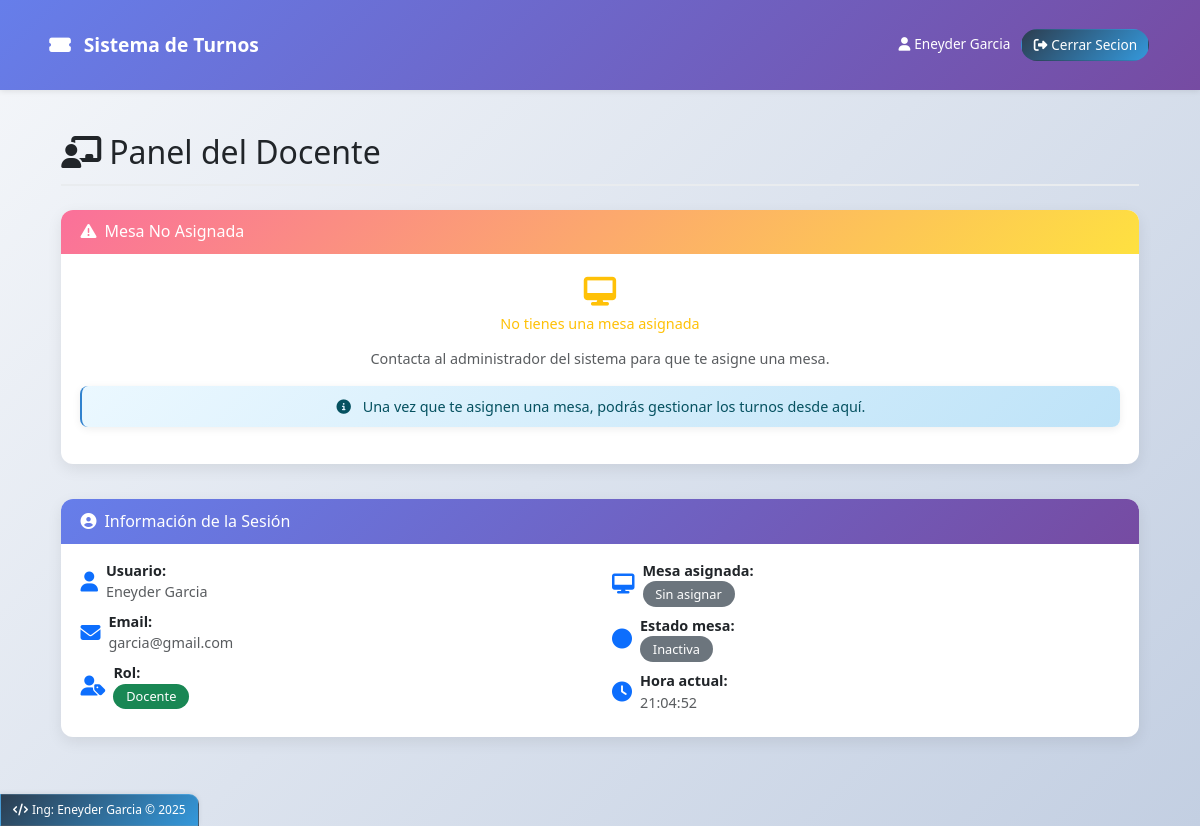
Page /docente/dashboard (signed in) on the committed database.
### models.py (models this page shows)
class Usuario(db.Model):
    __tablename__ = 'usuario'
    id = db.Column(db.Integer, primary_key=True)
    nombre = db.Column(db.String(100), nullable=False)
    email = db.Column(db.String(100), unique=True, nullable=False)
    password = db.Column(db.String(100), nullable=False)
    rol = db.Column(db.String(20), nullable=False)
    activo = db.Column(db.Boolean, default=True)
    def to_dict(self):
        return {
            'id': self.id,
            'nombre': self.nombre,
            'email': self.email,
            'rol': self.rol,
            'activo': self.activo,
            'mesa_id': self.mesa_asignada.id if self.mesa_asignada else None,
            'mesa': self.mesa_asignada.numero if self.mesa_asignada else None
        }

### app.py (the view)
@app.route('/docente/dashboard')
@login_required
@docente_required
def docente_dashboard():
    if 'usuario' not in session:
        return redirect(url_for('login'))
    usuario_actual = session['usuario']
    usuario = Usuario.query.get(usuario_actual['id'])
    if not usuario:
        flash('Usuario no encontrado', 'danger')
        return redirect(url_for('logout'))
    mesa = None
    mesa_asignada = Mesa.query.filter_by(docente_id=usuario.id, eliminada=False).first()
    if mesa_asignada:
        mesa = mesa_asignada
    ultimos_turnos = []
    if mesa:
        ultimos_turnos = TurnoGeneral.query.filter_by(mesa_id=mesa.id)\
            .order_by(TurnoGeneral.numero_turno.desc())\
            .limit(5)\
            .all()
    return render_template('docente/dashboard.html',
                         mesa=mesa.to_dict() if mesa else None,
                         usuario=usuario.to_dict(),
                         ultimos_turnos=ultimos_turnos)

### app.py (called while the page is built, shortened)
@app.context_processor
def inject_now():
    return {'now': datetime.now()}

def login_required(f):
    @wraps(f)
    def decorated_function(*args, **kwargs):
        if 'usuario' not in session:
            flash('Debes iniciar sesión para acceder a esta página', 'warning')
            return redirect(url_for('login'))
        return f(*args, **kwargs)
    return decorated_function

def docente_required(f):
    @wraps(f)
    def decorated_function(*args, **kwargs):
        if 'usuario' not in session or session['usuario'].get('rol') != 'docente':
            flash('No tienes permisos para acceder a esta página', 'danger')
            return redirect(url_for('index'))
        return f(*args, **kwargs)
    return decorated_function

def inicializar_base_datos():
    with app.app_context():
        db.create_all()

@app.before_request
def create_tables():
    inicializar_base_datos()

### templates/docente/dashboard.html (shortened to what this page needs)
{% extends "base.html" %}
{% block content %}
<div class="container-fluid">
    <div class="teacher-header">
        <div class="d-flex flex-column">
            <h2 class="mb-1"><i class="fas fa-chalkboard-teacher me-2"></i>Panel del Docente</h2>
        </div>
    </div>
    {% if mesa %}
    <div class="row justify-content-center">
        <div class="col-md-6 col-lg-5 mb-3">
            <div class="card border-0 h-100">
                <div class="card-header">
                    <h6 class="card-title mb-0">
                        <i class="fas fa-desktop me-2"></i>Mi Mesa Asignada
                    </h6>
                </div>
                <div class="card-body text-center py-3">
                    <div class="floating-icon mb-2">
                        <i class="fas fa-desktop small-icon text-primary"></i>
                    </div>
                    <div class="mb-2">
                        <span class="display-4 text-primary fw-bold">Mesa {{ mesa.numero }}</span>
                    </div>
                    <div class="d-flex justify-content-around mb-2">
                        <div class="text-center">
                            <small class="text-muted d-block mb-1 compact-info">Estado</small>
                            {% if mesa.activa %}
                            <span class="badge bg-success pulse">Activa</span>
                            {% else %}
                            <span class="badge bg-secondary">Inactiva</span>
                            {% endif %}
                        </div>
                        <div class="text-center">
                            <small class="text-muted d-block mb-1 compact-info">Último Turno Avanzado</small>
                            <span class="badge bg-info fs-6 d-block mt-1" id="mi-ultimo-turno">{{ mesa.turno_actual }}</span>
                        </div>
                    </div>
                </div>
            </div>
        </div>
        <div class="col-md-6 col-lg-5 mb-3">
            <div class="card card-success border-0 h-100">
                <div class="card-header">
                    <h6 class="card-title mb-0">
                        <i class="fas fa-ticket-alt me-2"></i>Gestión de Turnos
                    </h6>
                </div>
                <div class="card-body text-center py-3">
                    <div class="mb-3">
                        <i class="fas fa-ticket-alt small-icon text-success mb-2 floating-icon"></i>
                        <h5 class="text-success mb-2 compact-info">Último Turno General</h5>
                        <div class="display-4 fw-bold text-success" id="turno-actual-general">{{ ultimo_turno_general }}</div>
                    </div>
                    <button class="btn btn-primary w-100 mb-2 py-2" onclick="avanzarTurno({{ mesa.id }})">
                        <i class="fas fa-forward me-2"></i>Siguiente Turno
                    </button>
                </div>
            </div>
        </div>
    </div>
    {% else %}
    <div class="row">
        <div class="col-12">
            <div class="card card-warning border-0">
                <div class="card-header">
                    <h6 class="card-title mb-0">
                        <i class="fas fa-exclamation-triangle me-2"></i>Mesa No Asignada
                    </h6>
                </div>
                <div class="card-body text-center py-4">
                    <div class="mb-3">
                        <i class="fas fa-desktop small-icon text-warning mb-2 floating-icon"></i>
                        <h4 class="text-warning compact-info">No tienes una mesa asignada</h4>
                    </div>
                    <p class="mb-3 text-muted compact-info">
                        Contacta al administrador del sistema para que te asigne una mesa.
                    </p>
                    <div class="alert alert-info compact-info">
                        <i class="fas fa-info-circle me-2"></i>
                        Una vez que te asignen una mesa, podrás gestionar los turnos desde aquí.
                    </div>
                </div>
            </div>
        </div>
    </div>
    {% endif %}
    <div class="row mt-3">
        <div class="col-12">
            <div class="card card-secondary border-0">
                <div class="card-header">
                    <h6 class="card-title mb-0">
                        <i class="fas fa-user-circle me-2"></i>Información de la Sesión
                    </h6>
                </div>
                <div class="card-body py-3">
                    <div class="row">
                        <div class="col-md-6 mb-2">
                            <div class="d-flex align-items-center mb-2">
                                <i class="fas fa-user fa-lg text-primary me-2"></i>
                                <div class="compact-info">
                                    <strong>Usuario:</strong><br>
                                    <span class="text-muted">{{ usuario.nombre }}</span>
                                </div>
                            </div>
                            <div class="d-flex align-items-center mb-2">
                                <i class="fas fa-envelope fa-lg text-primary me-2"></i>
                                <div class="compact-info">
                                    <strong>Email:</strong><br>
                                    <span class="text-muted">{{ usuario.email }}</span>
                                </div>
                            </div>
                            <div class="d-flex align-items-center">
                                <i class="fas fa-user-tag fa-lg text-primary me-2"></i>
                                <div class="compact-info">
                                    <strong>Rol:</strong><br>
                                    <span class="badge bg-success">Docente</span>
                                </div>
                            </div>
                        </div>
                        <div class="col-md-6 mb-2">
                            <div class="d-flex align-items-center mb-2">
                                <i class="fas fa-desktop fa-lg text-primary me-2"></i>
                                <div class="compact-info">
                                    <strong>Mesa asignada:</strong><br>
                                    {% if mesa %}
                                    <span class="badge bg-primary">Mesa {{ mesa.numero }}</span>
                                    {% else %}
                                    <span class="badge bg-secondary">Sin asignar</span>
                                    {% endif %}
                                </div>
                            </div>
                            <div class="d-flex align-items-center mb-2">
                                <i class="fas fa-circle fa-lg text-primary me-2"></i>
                                <div class="compact-info">
                                    <strong>Estado mesa:</strong><br>
                                    {% if mesa and mesa.activa %}
                                    <span class="badge bg-success">Activa</span>
                                    {% else %}
                                    <span class="badge bg-secondary">Inactiva</span>
                                    {% endif %}
                                </div>
                            </div>
                            <div class="d-flex align-items-center">
                                <i class="fas fa-clock fa-lg text-primary me-2"></i>
                                <div class="compact-info">
                                    <strong>Hora actual:</strong><br>
                                    <span class="text-muted" id="hora-actual">{{ now.strftime('%H:%M:%S') }}</span>
                                </div>
                            </div>
                        </div>
                    </div>
                </div>
            </div>
        </div>
    </div>
</div>
{% endblock %}

### templates/base.html (shortened to what this page needs)
<!DOCTYPE html>
<html lang="es">
<head>
    <link href="https://cdn.jsdelivr.net/npm/bootstrap@5.3.0/dist/css/bootstrap.min.css" rel="stylesheet">
    <link rel="stylesheet" href="https://cdnjs.cloudflare.com/ajax/libs/font-awesome/6.4.0/css/all.min.css">
</head>
<body>
    <nav class="navbar navbar-expand-lg navbar-dark">
        <div class="container">
            <a class="navbar-brand" href="{{ url_for('index') }}">
                <i class="fas fa-ticket-alt me-2"></i>
                Sistema de Turnos
            </a>
            <div class="collapse navbar-collapse" id="navbarNav">
                <ul class="navbar-nav ms-auto">
                    {% if session.usuario %}
                        <li class="nav-item">
                            <span class="nav-link text-white" style="border: none !important; background: none !important; padding: 0.3rem 0.5rem !important;">
                                <i class="fas fa-user me-1"></i>{{ session.usuario.nombre }}
                            </span>
                        </li>
                        <li class="nav-item">
                            <a class="nav-link nav-link-dark" href="{{ url_for('logout') }}">
                                <i class="fas fa-sign-out-alt me-1"></i>Cerrar Secion
                            </a>
                        </li>
                    {% endif %}
                </ul>
            </div>
        </div>
    </nav>
    <main class="container mt-3 fade-in">
        {% block content %}{% endblock %}
    </main>
    <footer class="custom-footer">
        <p class="mb-0">
            <i class="fas fa-code me-1"></i>Ing: Eneyder Garcia &copy; <span id="current-year"></span>
        </p>
    </footer>
</body>
</html>

### templates/base.html (style rules this page uses)
:root { --primary-gradient: linear-gradient(135deg, #667eea 0%, #764ba2 100%); --secondary-gradient: linear-gradient(135deg, #f093fb 0%, #f5576c 100%); --success-gradient: linear-gradient(135deg, #4facfe 0%, #00f2fe 100%); --dark-gradient: linear-gradient(135deg, #2c3e50 0%, #3498db 100%); }
body { display: flex; flex-direction: column; min-height: 100vh; position: relative; padding-bottom: 50px; background: linear-gradient(135deg, #f5f7fa 0%, #c3cfe2 100%); font-family: 'Segoe UI', Tahoma, Geneva, Verdana, sans-serif; }
main { flex: 1; }
.navbar { background: var(--primary-gradient) !important; box-shadow: 0 1px 6px rgba(0, 0, 0, 0.1); padding: 0.4rem 0; }
.navbar-brand { font-weight: 700; font-size: 1.2rem; }
.nav-link { font-weight: 500; padding: 0.3rem 0.7rem !important; border-radius: 18px; margin: 0 0.1rem; transition: all 0.2s ease; border: 1.5px solid transparent; font-size: 0.85rem; }
.nav-link-dark { background: var(--dark-gradient); color: white !important; }
.nav-link { position: relative; overflow: hidden; }
.nav-link::before { content: ''; position: absolute; top: 0; left: -100%; width: 100%; height: 100%; background: linear-gradient(90deg, transparent, rgba(255, 255, 255, 0.15), transparent); transition: 0.3s; }
.alert { border: none; border-radius: 8px; box-shadow: 0 2px 8px rgba(0, 0, 0, 0.07); border-left: 2px solid; padding: 0.6rem 0.9rem; margin-bottom: 0.8rem; font-size: 0.9rem; }
.alert-info { border-left-color: #3182ce; background: linear-gradient(135deg, #ebf8ff 0%, #bee3f8 100%); }
.custom-footer { position: fixed; left: 0; bottom: 0; width: auto; background: var(--dark-gradient); padding: 6px 12px; border-top-right-radius: 10px; box-shadow: 0 -1px 5px rgba(0, 0, 0, 0.08); z-index: 1000; border: 1px solid rgba(255, 255, 255, 0.1); }
.custom-footer p { margin: 0; font-size: 0.75rem; color: white; font-weight: 500; }
.container { padding: 1.2rem; }
.fade-in { animation: fadeIn 0.3s ease-out; }

### templates/docente/dashboard.html (style rules this page uses)
:root { --primary-gradient: linear-gradient(135deg, #667eea 0%, #764ba2 100%); --success-gradient: linear-gradient(135deg, #56ab2f 0%, #a8e063 100%); --info-gradient: linear-gradient(135deg, #4facfe 0%, #00f2fe 100%); --warning-gradient: linear-gradient(135deg, #fa709a 0%, #fee140 100%); --highlight-color: #e74c3c; }
.teacher-header { background: none; padding: 0.5rem 0; margin-bottom: 1.5rem; border-bottom: 2px solid #e9ecef; position: relative; }
.card { border: none; border-radius: 12px; box-shadow: 0 5px 15px rgba(0, 0, 0, 0.08); transition: transform 0.3s ease, box-shadow 0.3s ease; overflow: hidden; margin-bottom: 1.2rem; }
.card-header { border: none; padding: 0.8rem 1.2rem; font-weight: 600; background: linear-gradient(135deg, #6a11cb 0%, #2575fc 100%); color: white; font-size: 0.95rem; }
.card-warning .card-header { background: var(--warning-gradient); }
.card-secondary .card-header { background: linear-gradient(135deg, #667eea 0%, #764ba2 100%); }
.card-body { padding: 1.2rem; }
.badge { font-weight: 500; border-radius: 15px; padding: 0.4rem 0.8rem; font-size: 0.8rem; }
.floating-icon { animation: float 3s infinite ease-in-out; }
.small-icon { font-size: 1.8rem !important; }
.compact-info { font-size: 0.9rem; }

### rows in the picture
Usuario: usuario.nombre "Eneyder Garcia", nombre "Eneyder Garcia", email "garcia@gmail.com"
